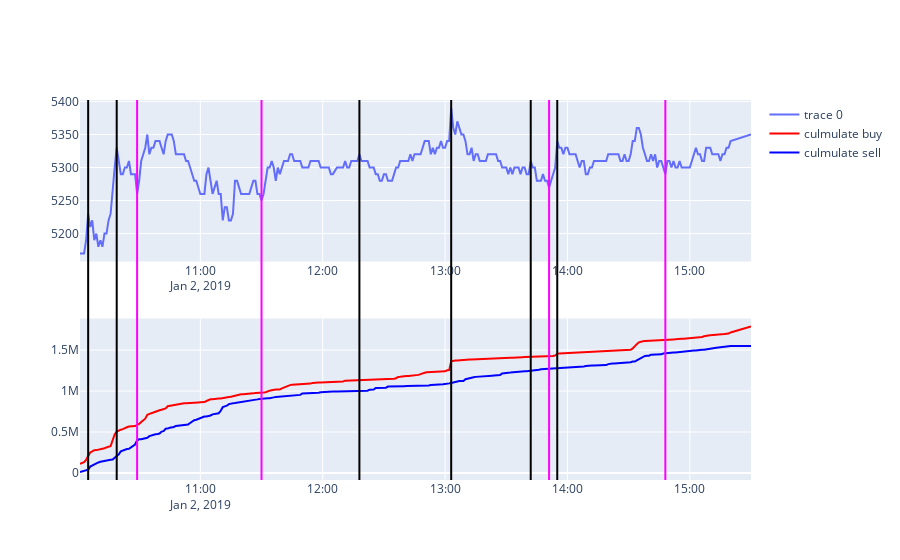

Notebook code cell kept with this figure:
### Code cell
code = codes[code_index]
data = get_day_minute_period_data(code, from_date, from_date)
for d in data:
    d['date'] = datetime(int(d['0'] / 10000), int(d['0'] % 10000 / 100), int(d['0'] % 100), int(d['1'] / 100), int(d['1']% 100))
df = pd.DataFrame(data)

code_index += 1

df['avg'] = df['5'] # close_price
minima = argrelextrema(np.nan_to_num(df['avg'].to_numpy()), np.less, order=10)
maxima = argrelextrema(np.nan_to_num(df['avg'].to_numpy()), np.greater, order=10)
df['minima'] = False
df['maxima'] = False
df['minima'].iloc[minima] = True
df['maxima'].iloc[maxima] = True
fig = make_subplots(rows=2, cols=1)

fig.add_trace(go.Scatter(x=df['date'], y=df['avg'], mode='lines'))
fig.add_trace(go.Scatter(x=df['date'], y=df['9'], name='culmulate buy', line=dict(color='red')), row=2, col=1)
fig.add_trace(go.Scatter(x=df['date'], y=df['8'], name='culmulate sell', line=dict(color='blue')), row=2, col=1)
d = df[df['minima'] == True]['date']
d2 = df[df['maxima'] == True]['date']
shapes = []
shapes_maxima = []
for date in d:
    shapes.append(dict(x0=date, x1=date, y0=0, y1=1, xref='x', yref='paper', line=dict(color='magenta')))

for date in d2:
    shapes_maxima.append(dict(x0=date, x1=date, y0=0, y1=1, xref='x', yref='paper', line=dict(color='black')))
shapes.extend(shapes_maxima)
fig.update_layout(yaxis_tickformat='d', shapes=shapes)

### Figure 1 — Plotly figure (JSON) as saved in the notebook; plotly's stock layout.template omitted (floating-point values rounded to 4 significant figures; data arrays with more than 128 entries replaced by an {"elided": "..."} marker saying what was removed)
{"data": [{"mode": "lines", "type": "scatter", "x": {"elided": "320 str values"}, "y": {"elided": "320 int values"}}, {"line": {"color": "red"}, "name": "culmulate buy", "type": "scatter", "x": {"elided": "320 str values"}, "xaxis": "x2", "y": {"elided": "320 int values"}, "yaxis": "y2"}, {"line": {"color": "blue"}, "name": "culmulate sell", "type": "scatter", "x": {"elided": "320 str values"}, "xaxis": "x2", "y": {"elided": "320 int values"}, "yaxis": "y2"}], "layout": {"shapes": [{"line": {"color": "magenta"}, "x0": "2019-01-02T10:29:00", "x1": "2019-01-02T10:29:00", "xref": "x", "y0": 0, "y1": 1, "yref": "paper"}, {"line": {"color": "magenta"}, "x0": "2019-01-02T11:30:00", "x1": "2019-01-02T11:30:00", "xref": "x", "y0": 0, "y1": 1, "yref": "paper"}, {"line": {"color": "magenta"}, "x0": "2019-01-02T13:51:00", "x1": "2019-01-02T13:51:00", "xref": "x", "y0": 0, "y1": 1, "yref": "paper"}, {"line": {"color": "magenta"}, "x0": "2019-01-02T14:48:00", "x1": "2019-01-02T14:48:00", "xref": "x", "y0": 0, "y1": 1, "yref": "paper"}, {"line": {"color": "black"}, "x0": "2019-01-02T10:05:00", "x1": "2019-01-02T10:05:00", "xref": "x", "y0": 0, "y1": 1, "yref": "paper"}, {"line": {"color": "black"}, "x0": "2019-01-02T10:19:00", "x1": "2019-01-02T10:19:00", "xref": "x", "y0": 0, "y1": 1, "yref": "paper"}, {"line": {"color": "black"}, "x0": "2019-01-02T12:18:00", "x1": "2019-01-02T12:18:00", "xref": "x", "y0": 0, "y1": 1, "yref": "paper"}, {"line": {"color": "black"}, "x0": "2019-01-02T13:03:00", "x1": "2019-01-02T13:03:00", "xref": "x", "y0": 0, "y1": 1, "yref": "paper"}, {"line": {"color": "black"}, "x0": "2019-01-02T13:42:00", "x1": "2019-01-02T13:42:00", "xref": "x", "y0": 0, "y1": 1, "yref": "paper"}, {"line": {"color": "black"}, "x0": "2019-01-02T13:55:00", "x1": "2019-01-02T13:55:00", "xref": "x", "y0": 0, "y1": 1, "yref": "paper"}], "xaxis": {"anchor": "y", "domain": [0, 1]}, "xaxis2": {"anchor": "y2", "domain": [0, 1]}, "yaxis": {"anchor": "x", "domain": [0.575, 1], "tickformat": "d"}, "yaxis2": {"anchor": "x2", "domain": [0, 0.425]}}}
